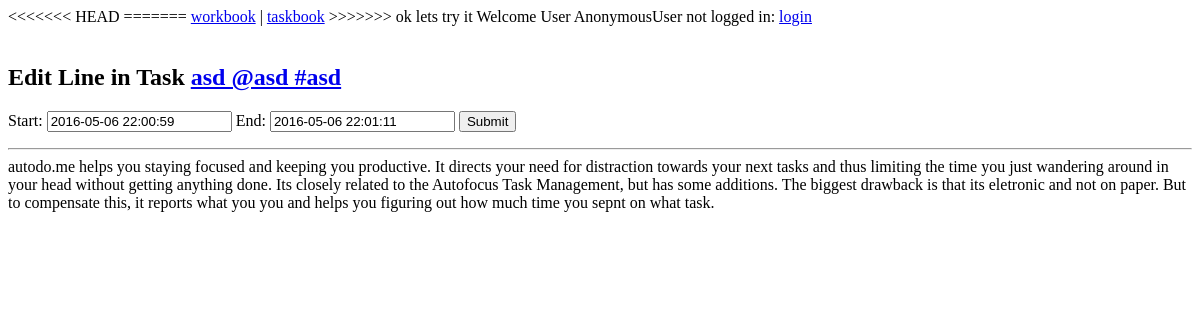
The app's page /todos/editline/1 with its own data.
### todos/models.py (models this page shows, shortened)
class Line(models.Model):
    task = models.ForeignKey(Task)
    passed_on = models.BooleanField(default=False)
    created = models.DateTimeField(auto_now_add=True)
    book = models.ForeignKey(Book)
    start = models.DateTimeField(null=True, blank=True)
    end = models.DateTimeField(null=True, blank=True)
    duration = models.DurationField(null=True, blank=True)
    objects = LineManager()
    class Meta:
        ordering = ('-created',)

class CountMixin:
    def count_orderable(self):
        return self.count_a
    count_orderable.admin_order_field = 'count_a'

class DurationMixin:
    def duration_orderable(self):
        return self.duration_a
    duration_orderable.admin_order_field = 'duration_a'

class Task(CountMixin, DurationMixin, models.Model):
    text = models.CharField(max_length=200)
    description = models.TextField(null=True, blank=True)
    finished = models.BooleanField(default=False)
    book = models.ForeignKey(Book)
    active = models.BooleanField(default=False)
    created = models.DateTimeField(auto_now_add=True)
    updated = models.DateTimeField(auto_now=True)
    current_line = models.ForeignKey(
        'Line',
        related_name='current_task',
        blank=True,
        null=True,
        default=None)  # we blanked it, because the signal fills it out
    objects = TaskManager()
    class Meta:
        ordering = ('-finished', 'created',)
        unique_together = ('text', 'book')
    class Admin:
        list_filter = ('text', 'owner', 'finished',)
    def __str__(self):
        return self.text

### todos/views.py (the view)
# urls.py: url(r'editline/(?P<line_id>\d+)$', views.editline),
def editline(request, line_id=None):
    try:
        line = Line.objects.get(id=int(line_id))
    except Line.DoesNotExist:  # @UndefinedVariable
        log.warn("line with id %s does not exist" % (line_id,))
        return HttpResponseRedirect(reverse(edittask, kwargs={'task_id': line.task.id}))
    if request.method == 'POST':
        editform = LineForm(request.POST, instance=line)
        if editform.is_valid():
            editform.save()
            messages.info(request, "line edited")
            log.debug("line %s successfully saved" % (line,))
            return HttpResponseRedirect(reverse(edittask, kwargs={'task_id': line.task.id}))
    else:
        editform = LineForm(instance=line)
    return render_to_response(request, 'editline.html', {'editform': editform, 'line': line})

### todos/forms.py
class LineForm(forms.ModelForm):
    class Meta:
        model = Line
        fields = ['start','end']

### todos/views.py (called while the page is built)
def render_to_response(request, template, context):
    return base_render_to_response(template, context, context_instance=RequestContext(request))

### _archive/todos/templates/editline.html (shortened to what this page needs)
{% extends "base.html" %}
{% block content %}
{{ block.super }}
<h2>Edit Line in Task <a href="{% url todos.views.edittask task_id=line.task.id %}" >{{ line.task }}</a></h2>
<form method="post" action="{% url todos.views.editline line_id=line.id %}">
{{ editform }} <input type="submit" />
</form>
{% endblock content %}

### records on screen
Line: task "asd @asd #asd", start "2016-05-06 22:00:59", end "2016-05-06 22:01:11"

### other values on screen
{{ user }} "AnonymousUser"
